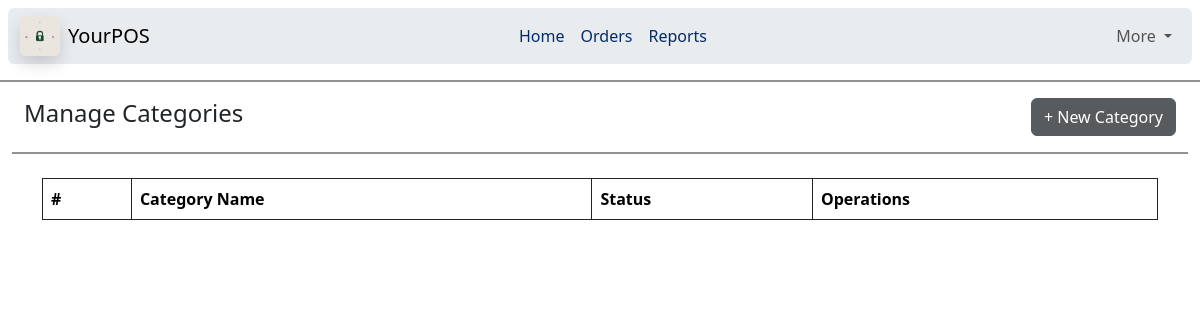
/managecategories, run on an earlier commit of the app's database.
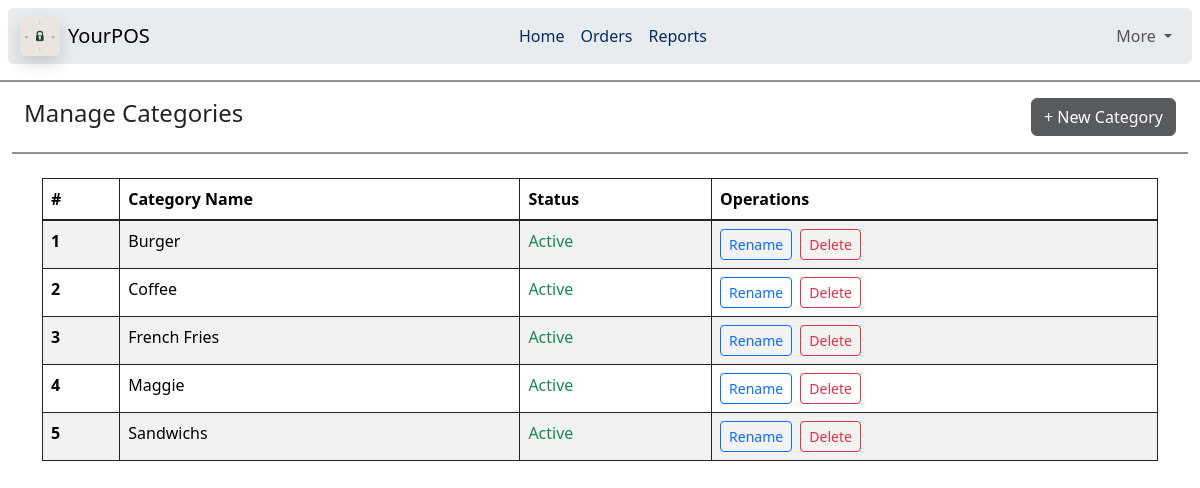
And on a later commit of the database.
### home/models.py (models this page shows, shortened)
class MenuCategory(models.Model):
    name = models.CharField(max_length=100,unique=True)
    is_active = models.BooleanField(default=True)

### home/views.py (the view, shortened to what this page needs)
# urls.py: path("managecategories", views.managecategories, name='managecategories'),
def managecategories(request):
    data = MenuCategory.objects.all().order_by('name')
    return render(request, 'managecategories.html', {'items': data})

### templates/managecategories.html (shortened to what this page needs)
{% extends "base.html" %}
{% block body %}
<hr class="border border-dark border-1 opacity-50">
<div class="container-fluid">
    <div class="container-fluid d-flex justify-content-between align-items-center">
        <h4>Manage Categories </h4>
        <a class="btn btn-dark opacity-75" data-bs-toggle="collapse" href="#addtablebox" role="button">+ New Category</a>
    </div>
    <hr class="border border-dark border-1 opacity-50">
    <div class="container my-4 mx-auto">
    <table class="table table-bordered border-dark table-striped">
        <thead>
            <tr>
                <th scope="col">#</th>
                <th scope="col">Category Name</th>
                <th scope="col">Status</th>
                <th scope="col">Operations</th>
            </tr>
        </thead>
        <tbody class="table-group-divider">
            {% for item in items %}
            <tr>
                <th scope="row">{{ forloop.counter }}</th>
                <td>
                    <span id="display-{{ item.name|slugify }}">{{ item.name }}</span>
                </td>
                <td>
                    <span class="{% if item.is_active %}text-success{% else %}text-danger{% endif %}">
                        {{ item.is_active|yesno:"Active,Inactive" }}
                    </span>
                </td>
                <td>
                    <button class="btn btn-sm btn-outline-primary" onclick="toggleEdit('{{ item.name|slugify }}')">Rename</button>
                    <form method="POST" class="d-inline" onsubmit="return confirm('Delete {{ item.name }}?')">
                        <button type="submit" name="action" value="delete_category" class="btn btn-sm btn-outline-danger ms-1">Delete</button>
                    </form>
                </td>
            </tr>
            {% endfor %}
        </tbody>
    </table>
</div>
</div>
{% endblock body %}

What changed in the data, as far as the page shows it:
added MenuCategory: name "Burger", is_active "Active"
added MenuCategory: name "Coffee", is_active "Active"
added MenuCategory: name "French Fries", is_active "Active"
added MenuCategory: name "Maggie", is_active "Active"
added MenuCategory: name "Sandwichs", is_active "Active"
